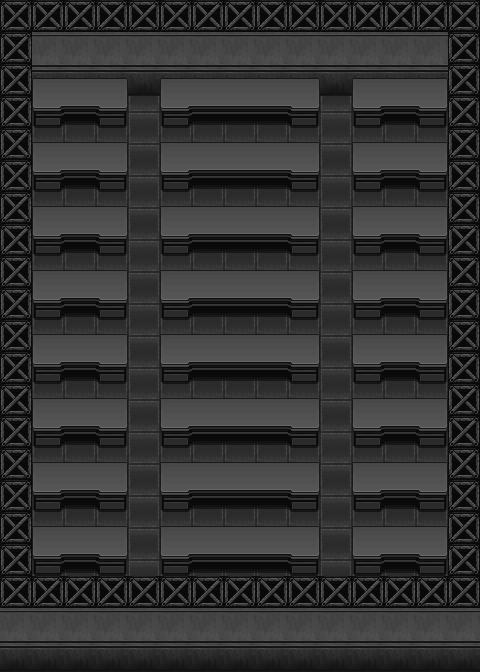

Tiled map render using the project's own tile images. Description and the map definition, with tile-layer contents summarised, below:
An orthogonal 15x21 tile map with 32x32 px tiles, 4 tile layers (base, layer0, dynamic, canopy), 1 hidden layer not drawn, 3 tilesets and 28 objects (pc, citizen, door, citizien).

<map version="1.0" orientation="orthogonal" width="15" height="21" tilewidth="32" tileheight="32">
 <tileset firstgid="1" name="MegaBlock" tilewidth="32" tileheight="32">
  <image source="../tiles/base_tiles.png" width="256" height="256" />
 </tileset>
 <tileset firstgid="65" name="entities" tilewidth="32" tileheight="32">
  <properties>
   <property name="xtype" value="spawn.pc" />
  </properties>
  <image source="../tiles/entities.png" trans="00ff00" width="192" height="32" />
 </tileset>
 <tileset firstgid="71" name="Terrain" tilewidth="32" tileheight="32">
  <image source="../tiles/terrain_tiles.png" width="32" height="32" />
 </tileset>
 <layer name="base" width="15" height="21">
  <data>[315 cells, 315 non-empty, 1 distinct tile ids]</data>
 </layer>
 <layer name="layer0" width="15" height="21">
  <data>[315 cells, 120 non-empty, 3 distinct tile ids]</data>
 </layer>
 <layer name="dynamic" width="15" height="21">
  <data>[315 cells, 176 non-empty, 6 distinct tile ids]</data>
 </layer>
 <layer name="canopy" width="15" height="21">
  <data>[315 cells, 64 non-empty, 1 distinct tile ids]</data>
 </layer>
 <objectgroup name="dynamic" width="15" height="21" visible="0">
  <object x="32" y="64" width="96" height="64" />
  <object x="32" y="128" width="96" height="64" />
  <object x="32" y="192" width="96" height="64" />
  <object x="32" y="256" width="96" height="64" />
  <object x="32" y="320" width="96" height="64" />
  <object x="32" y="384" width="96" height="64" />
  <object x="32" y="448" width="96" height="64" />
  <object x="32" y="512" width="96" height="64" />
  <object x="160" y="64" width="160" height="64" />
  <object x="160" y="128" width="160" height="64" />
  <object x="160" y="192" width="160" height="64" />
  <object x="352" y="64" width="96" height="64" />
  <object x="352" y="128" width="96" height="64" />
  <object x="352" y="192" width="96" height="64" />
  <object x="352" y="256" width="96" height="64" />
  <object x="352" y="320" width="96" height="64" />
  <object x="352" y="384" width="96" height="64" />
  <object x="352" y="448" width="96" height="64" />
  <object x="352" y="512" width="96" height="64" />
  <object x="160" y="256" width="160" height="64" />
  <object x="160" y="320" width="160" height="64" />
  <object x="160" y="384" width="160" height="64" />
  <object x="160" y="448" width="160" height="64" />
  <object x="160" y="512" width="160" height="64" />
 </objectgroup>
 <objectgroup name="entities" width="15" height="21">
  <object name="pc" type="pc" gid="65" x="160" y="256" />
  <object name="attendent" type="citizen" gid="68" x="128" y="96">
   <properties>
    <property name="sprite.src" value="man_a" />
   </properties>
  </object>
  <object name="door.left" type="door" gid="66" x="128" y="64" />
  <object name="cpu" type="citizien" gid="67" x="320" y="128" />
 </objectgroup>
 <layer name="terrain" width="15" height="21" visible="0">
  <data>[315 cells, 195 non-empty, 1 distinct tile ids]</data>
 </layer>
</map>